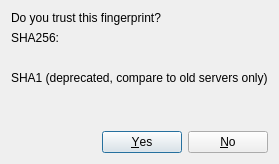
<?xml version="1.0" encoding="UTF-8"?>
<ui version="4.0">
 <class>FingerprintAcceptDialog</class>
 <widget class="QDialog" name="FingerprintAcceptDialog">
  <property name="geometry">
   <rect>
    <x>0</x>
    <y>0</y>
    <width>600</width>
    <height>400</height>
   </rect>
  </property>
  <property name="sizePolicy">
   <sizepolicy hsizetype="Ignored" vsizetype="Preferred">
    <horstretch>0</horstretch>
    <verstretch>0</verstretch>
   </sizepolicy>
  </property>
  <property name="windowTitle">
   <string>Security question</string>
  </property>
  <layout class="QGridLayout" name="gridLayout">
   <property name="sizeConstraint">
    <enum>QLayout::SetFixedSize</enum>
   </property>
   <item row="6" column="0" colspan="2">
    <widget class="QDialogButtonBox" name="buttonBox">
     <property name="orientation">
      <enum>Qt::Horizontal</enum>
     </property>
     <property name="standardButtons">
      <set>QDialogButtonBox::No|QDialogButtonBox::Yes</set>
     </property>
    </widget>
   </item>
   <item row="3" column="0" colspan="2">
    <widget class="QLabel" name="label_sha1">
     <property name="sizePolicy">
      <sizepolicy hsizetype="Preferred" vsizetype="Minimum">
       <horstretch>0</horstretch>
       <verstretch>0</verstretch>
      </sizepolicy>
     </property>
     <property name="text">
      <string>SHA1 (deprecated, compare to old servers only)</string>
     </property>
    </widget>
   </item>
   <item row="5" column="0" colspan="2">
    <widget class="QLabel" name="label_explanation">
     <property name="sizePolicy">
      <sizepolicy hsizetype="Preferred" vsizetype="Minimum">
       <horstretch>0</horstretch>
       <verstretch>0</verstretch>
      </sizepolicy>
     </property>
     <property name="text">
      <string/>
     </property>
     <property name="wordWrap">
      <bool>true</bool>
     </property>
     <property name="margin">
      <number>10</number>
     </property>
    </widget>
   </item>
   <item row="4" column="0" colspan="2">
    <widget class="QLabel" name="label_sha1_fingerprint_full">
     <property name="sizePolicy">
      <sizepolicy hsizetype="Preferred" vsizetype="Minimum">
       <horstretch>0</horstretch>
       <verstretch>0</verstretch>
      </sizepolicy>
     </property>
     <property name="text">
      <string/>
     </property>
     <property name="textInteractionFlags">
      <set>Qt::LinksAccessibleByMouse|Qt::TextSelectableByMouse</set>
     </property>
    </widget>
   </item>
   <item row="0" column="0" colspan="2">
    <widget class="QLabel" name="label_title">
     <property name="text">
      <string>Do you trust this fingerprint?</string>
     </property>
    </widget>
   </item>
   <item row="2" column="1">
    <widget class="QLabel" name="label_sha256_fingerprint_randomart">
     <property name="sizePolicy">
      <sizepolicy hsizetype="Minimum" vsizetype="Minimum">
       <horstretch>0</horstretch>
       <verstretch>0</verstretch>
      </sizepolicy>
     </property>
     <property name="font">
      <font>
       <family>Courier</family>
       <weight>75</weight>
       <bold>true</bold>
      </font>
     </property>
     <property name="text">
      <string/>
     </property>
     <property name="alignment">
      <set>Qt::AlignCenter</set>
     </property>
     <property name="textInteractionFlags">
      <set>Qt::LinksAccessibleByMouse|Qt::TextSelectableByMouse</set>
     </property>
    </widget>
   </item>
   <item row="2" column="0">
    <widget class="QLabel" name="label_sha256_fingerprint_full">
     <property name="text">
      <string/>
     </property>
     <property name="alignment">
      <set>Qt::AlignCenter</set>
     </property>
     <property name="textInteractionFlags">
      <set>Qt::LinksAccessibleByMouse|Qt::TextSelectableByMouse</set>
     </property>
    </widget>
   </item>
   <item row="1" column="0" colspan="2">
    <widget class="QLabel" name="label_sha256">
     <property name="text">
      <string>SHA256:</string>
     </property>
    </widget>
   </item>
  </layout>
 </widget>
 <resources/>
 <connections>
  <connection>
   <sender>buttonBox</sender>
   <signal>accepted()</signal>
   <receiver>FingerprintAcceptDialog</receiver>
   <slot>accept()</slot>
   <hints>
    <hint type="sourcelabel">
     <x>248</x>
     <y>254</y>
    </hint>
    <hint type="destinationlabel">
     <x>157</x>
     <y>274</y>
    </hint>
   </hints>
  </connection>
  <connection>
   <sender>buttonBox</sender>
   <signal>rejected()</signal>
   <receiver>FingerprintAcceptDialog</receiver>
   <slot>reject()</slot>
   <hints>
    <hint type="sourcelabel">
     <x>316</x>
     <y>260</y>
    </hint>
    <hint type="destinationlabel">
     <x>286</x>
     <y>274</y>
    </hint>
   </hints>
  </connection>
 </connections>
</ui>
